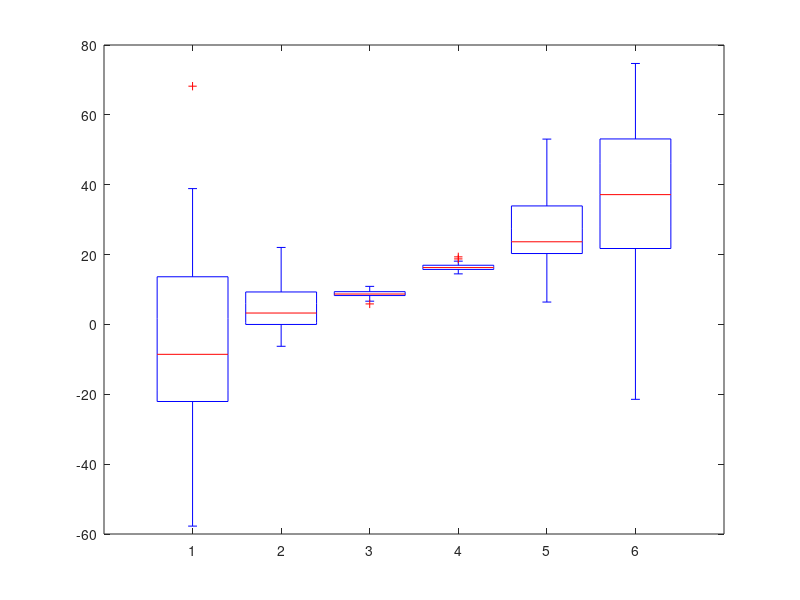

Write MATLAB code to recreate this figure. (Note: this script raises an error after producing the figure.)
%%
%   COURSE: Master statistics and machine learning: intuition, math, code
%      URL: udemy.com/course/statsml_x/?couponCode=202006 
% 
%  SECTION: Visualizing data
%    VIDEO: Box-and-whisker plots
% 
%  TEACHER: Mike X Cohen, sincxpress.com
%

%%

% a clear MATLAB workspace is a clear mental workspace
close all; clear

%% create data for the plot

% data sizes
m = 30; % rows
n =  6; % columns

% generate data
data = bsxfun(@times,30*randn(m,n),linspace(-1,1,n).^2);
data = bsxfun(@plus,data,(1:n).^2);

%% show it!

figure(1), clf

boxplot(data)

boxplot(data,{'one';'two';'three';'four';'five';'six'})

%% alternative: data in a single column, grouped by a separate variable

dataVect = data(:);
dataGrouping = ceil(linspace(eps,n,m*n));

figure(2), clf
boxplot(dataVect,dataGrouping,'notch','on','labels',{'one';'two';'three';'four';'five';'six'})

% for horizontal orientation
%boxplot(dataVect,dataGrouping,'notch','on','labels',{'one';'two';'three';'four';'five';'six'},'orientation','horizontal')

%% done.
